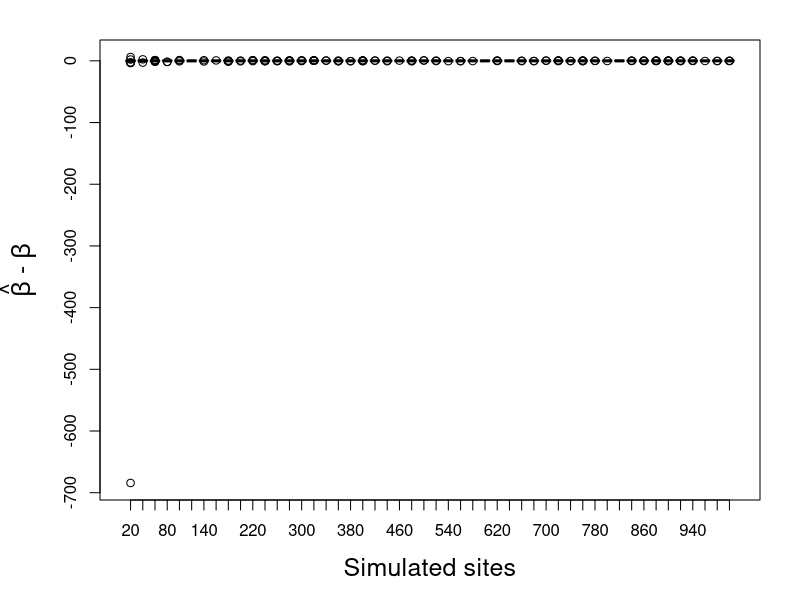
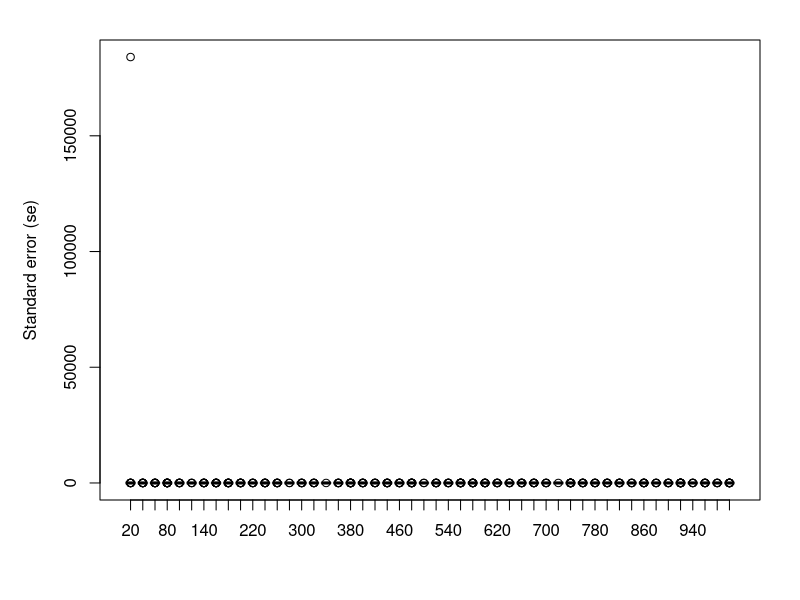

Write R code to recreate these figures, in order.


# number of simulations at each sample size
nSims <- 100

# gradient of samples sizes
res <- 50
sites_range <- seq(20,1000, length.out = res)

# number of covariates (note changing this to > 1 will require in pulling in
# some of your code from your other script)
nCov <- 1



est <- array(NA, dim = c(nSims, res, nCov))
se <- array(NA, dim = c(nSims, res, nCov))
tru <- matrix(NA, nSims, res)
bias <- matrix(NA, nSims, res)

for (ii in 1:nSims){
  for (jj in 1:res){
    beta <- rnorm(1, 0, 1)
    x <- rnorm(sites_range[jj], 0, 1)
    # probability of whatever (theta)
    theta <- plogis(0 + beta * x)
    y <- rbinom(sites_range[jj], 1, theta)
    
    est[ii,jj,1] <- summary(glm(y ~ x, family = 'binomial'))$coefficients[2,1]
    se[ii,jj,1] <- summary(glm(y ~ x, family = 'binomial'))$coefficients[2,2]
    tru[ii,jj] <- beta
    bias[ii,jj] <- est[ii,jj,1] - beta
  }
}





par(mar = c(5,5,2,2))
boxplot(bias, names = sites_range,
        ylab = expression(hat(beta)~'-'~beta), xlab = 'Simulated sites',
        cex.lab = 1.5)
boxplot(se[,,1], names = sites_range, ylab = 'Standard error (se)')
